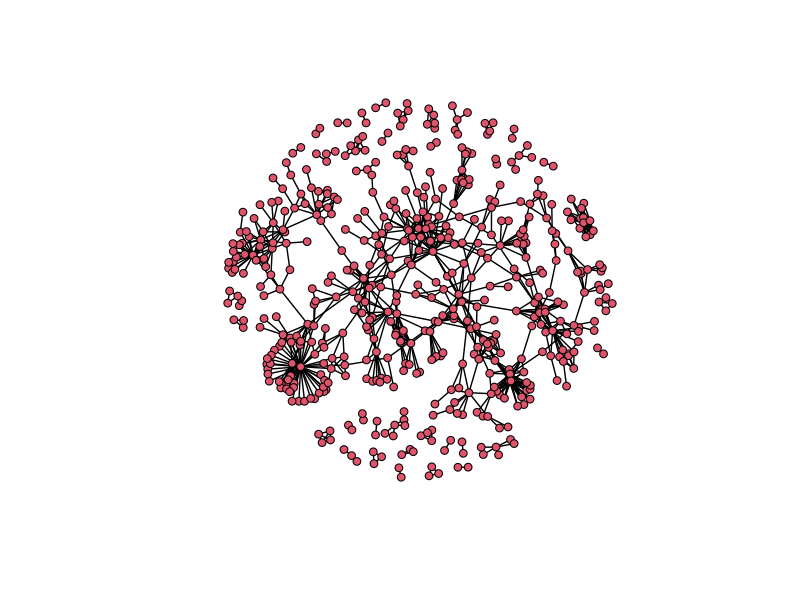
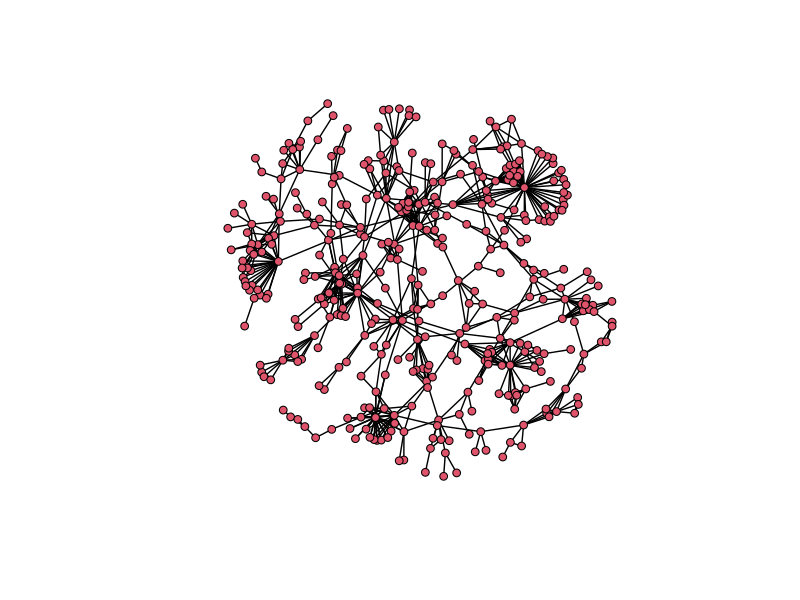

Source code (R) for these figures, in order:
here::here()

pira_df <- as.matrix(
  read.csv(
    here::here("Data", "PIRA", "60_PERIOD3_NET.csv"),
    header = TRUE,
    row.names = 1,
    check.names = FALSE
  )
)

range(pira_df) # checking for non binary vals

PIRA3 <- network::network(
  pira_df,
  directed = FALSE,
  loops = FALSE,
  matrix.type = "adjacency"
)

#### Load attributes ####

pira_att <- read.csv(
  here::here("Data", "PIRA", "60_PERIOD3_ATT.csv"),
  stringsAsFactors = FALSE,
  check.names = FALSE
)

# 99999 assumed to be placeholder for missing data
att_mat <- as.matrix(pira_att[, -1, drop = FALSE])
att_mat[att_mat == 99999] <- "Unknown"
pira_att[, -1] <- att_mat

# Remove Age due to high missingness 
if ("Age at Recruitment" %in% names(pira_att)) {
  pira_att[["Age at Recruitment"]] <- NULL
}

ids_net <- network::get.vertex.attribute(PIRA3, "vertex.names")
ids_att <- as.character(pira_att[[1]])

pira_att2 <- pira_att[match(ids_net, ids_att), , drop=FALSE]
stopifnot(all(as.character(pira_att2[[1]]) == ids_net))

# Collapse Brigade
brig_vars <- c(
  "Antrim Brigade", "Derry Brigade", "Armagh Brigade",
  "Down Brigade", "Tyrone Brigade", "Fermanagh Brigade"
)


is_unknown <- apply(pira_att2[brig_vars] == "Unknown", 1, all)

member_matrix <- pira_att2[brig_vars] == 1
brig_name <- brig_vars[max.col(member_matrix, ties.method = "first")]

pira_att2$Brigade <- ifelse(is_unknown, "Unknown", brig_name)

# Use this to specify parameter levels later
known_brig <- setdiff(unique(pira_att2$Brigade), "Unknown")

# Collapse violence status (multicolinearity issues)

pira_att2$ViolenceStatus <- ifelse(
  pira_att2$Period3Vio == 1, "violent",
  ifelse(pira_att2$Period3NonVio == 1, "nonviolent", "other")
)

# Attach all attributes to network
for (col in names(pira_att2)[-1]) {
  network::set.vertex.attribute(PIRA3, col, pira_att2[[col]])
}

par(mfrow = c(1,1))
plot(PIRA3) # highly disconnected, coerce to LCC

# Coerce to LCC
comp <- sna::component.dist(PIRA3)
largest_comp_id <- which.max(table(comp$membership))
keep_nodes <- which(comp$membership == largest_comp_id)
PIRA3_LCC <- network::get.inducedSubgraph(PIRA3, keep_nodes)

plot(PIRA3_LCC)

# Insane core periphery structure is harming models
deg <- sna::degree(PIRA3_LCC, gmode = "graph")
cut <- as.numeric(stats::quantile(deg, 0.9))

Core <- ifelse(deg >= cut, "core", "periphery")

network::set.vertex.attribute(PIRA3_LCC, "Core", Core)
